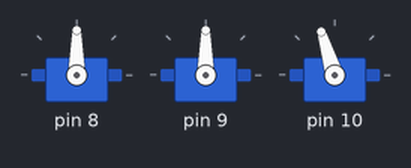
Recording of a sketch running on a simulated Arduino Uno, built with avr-gcc and run on an emulated ATmega328P. Parts: 3 × servo.

Above: at 0.05 s.
At 0.4 s:
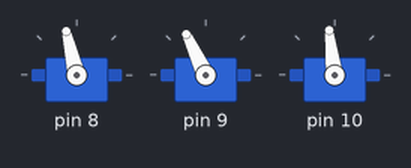
At 0.75 s:
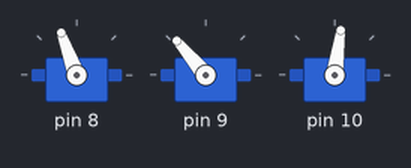
At 1.5 s:
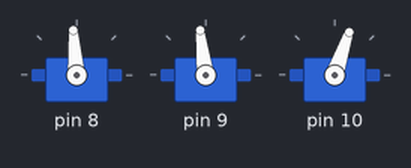
At 2.25 s:
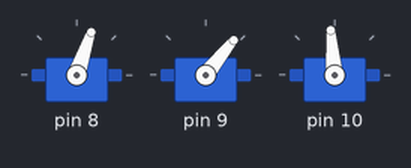
At 3.0 s:
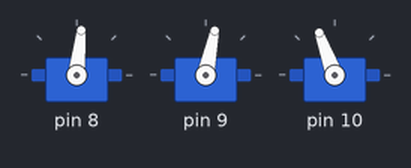
Timing chart, 0 to 7.1 s (numbered marks = the images above):
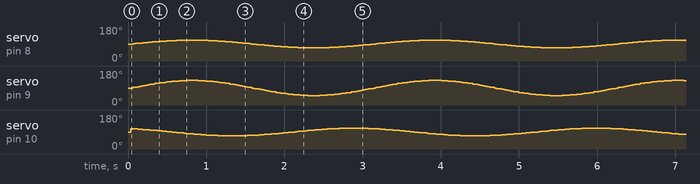

The sketch:

py6_sw_1.ino
```cpp
// (licence header left out)
#include <Servo.h>
#include <Oscillator.h>
#include "skymega.h"

//-- Declare two oscillators
Oscillator osc[3];

const int T = 3000;
const int Av = 20;
const int Ah = 40;
const int Phi_ini = 0;

void setup()
{
  //-- Attach the oscillators to the two servos
  //-- SERVO 2 and SERVO 4 for the skymega
  //-- If using arduino, you can use the pin numbers (8 and 9 for example)
  osc[0].attach(SERVO2);
  osc[1].attach(SERVO4);
  osc[2].attach(SERVO6);


  //-- Configure the oscillators
  //-- Oscillator 0
  osc[0].SetPh(DEG2RAD(0 + Phi_ini));
  osc[0].SetO(0);
  osc[0].SetA(20);
  osc[0].SetT(T);

  //-- Oscillator 1
  osc[1].SetPh(DEG2RAD(0 + Phi_ini));
  osc[1].SetO(0);
  osc[1].SetA(40);
  osc[1].SetT(T);

  //-- Configure the oscillators
  //-- Oscillator 0
  osc[2].SetPh(DEG2RAD(120 + Phi_ini));
  osc[2].SetO(0);
  osc[2].SetA(20);
  osc[2].SetT(T);

}

void loop()
{
  //-- Refresh the oscillators
  for (int i=0; i<3; i++)
    osc[i].refresh();
}
```
